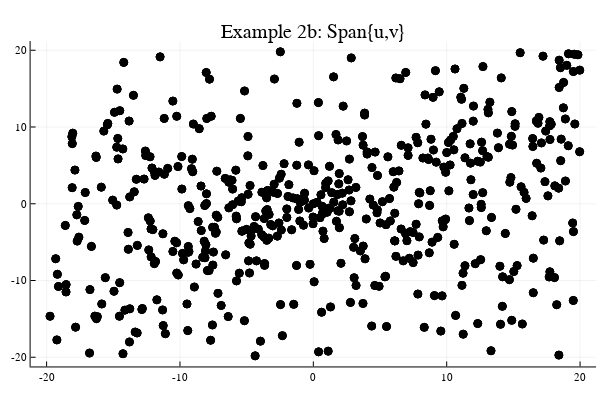

This figure's notebook cell:
### Markdown cell above
## Example 2b.  Plot many possible linear combinations using two vectors in $\mathbb{R}^2$

Here, random integer weights ($a_1$ and $a_2$) between -20 and 20 for the two vectors are chosen.

### Code cell
# Example 2b
using Plots
plotly()

NumberOfPoints=500;

a1=rand(-20:20)*rand(); a2=rand(-20:20)*rand()
U=u*a1; V=v*a2;

while abs(U[1]+V[1])>20 || abs(U[2]+V[2])>20
   a1=rand(-20:20)*rand()
    a2=rand(-20:20)*rand()
    U=u*a1 
    V=v*a2
    
end
p=plot(title="Example 2b: Span{u,v}", legend=false)
scatter!([U[1]+V[1], U[1]+V[1]],[U[2]+V[2],U[2]+V[2]], markercolor="black",lims=[-20,20])

if NumberOfPoints>1
    for n = 2:NumberOfPoints
        a1=rand(-20:20)*rand(); a2=rand(-20:20)*rand()
        U=u*a1; V=v*a2; 
        while abs(U[1]+V[1])>20 || abs(U[2]+V[2])>20
            a1=rand(-20:20)*rand()
            a2=rand(-20:20)*rand()
            U=u*a1 
            V=v*a2
        end
        scatter!([U[1]+V[1], U[1]+V[1]],[U[2]+V[2],U[2]+V[2]], markercolor="black")
    end
end
display(p)
